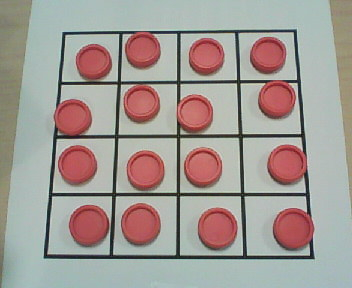
#> input picture Sample Full Project/Laptop/images/2024-11-21 - training board images/test0.jpg, 352 x 288 px
$ jupyter execute --allow-errors '2024-12-02 - Step 1c - Make Training Squares.ipynb'   (shell and % lines are left out)
#> lines starting #> are read from the running program, lines starting #| are printed output that depends on the picture
[cell 1]
from pylab import *
import cv2
from glob import glob
from image_defs import *
import os

[cell 2]
board_picture_folder='images/2024-11-21 - training board images'
square_images_folder='images/2024-11-21 - training squares'
image_to_use_for_corners="images/2024-11-21 - training board images/test0.jpg"

from corners import *

[cell 3]
board_filenames=sorted(glob(board_picture_folder+"/*.jpg"))
print(len(board_filenames))

## Look at all the boards

[cell 4]
count=1
figure(figsize=(15,10))
for filename in board_filenames:
    subplot(3,4,count)

    image=imread(filename)
#> image is the input picture: shape (288, 352, 3); mean R, G, B 161.9, 153.9, 148.6
    #image=image[:,300:1400]  # truncate if you need to

    imshow(image)


    base,name=os.path.split(filename)
    title(name)
    print(name)
    count+=1
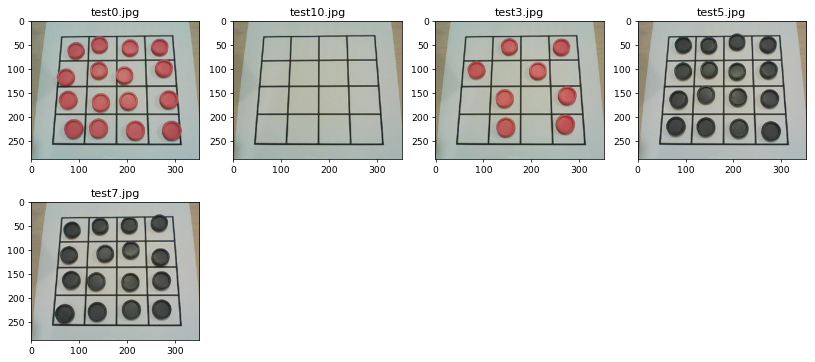
#> figure drawn by matplotlib, 5 panels
#> `board_string=board_states[name]`: board_string = '0000/0000/0000/0000'

[cell 5]
board_states={
    'test10.jpg': '0000/0000/0000/0000',
     'test6.jpg': '1111/1111/1111/1111',
     'test7.jpg': '1111/1111/1111/1111',
     'test5.jpg': '1111/1111/1111/1111',
     'test4.jpg': '0000/0000/0000/0000',
     'test0.jpg': '2222/2222/2222/2222',
     'test1.jpg': '2222/2222/2222/2222',
     'test3.jpg': '0202/2020/0202/0202',
     'test2.jpg': '2222/2222/2222/2222',
     'test8.jpg': '1101/1011/0000/1111'
}

[cell 6]
from Game import *

[cell 7]
count=0
#> (the rest of this cell did not finish here and is left out)
